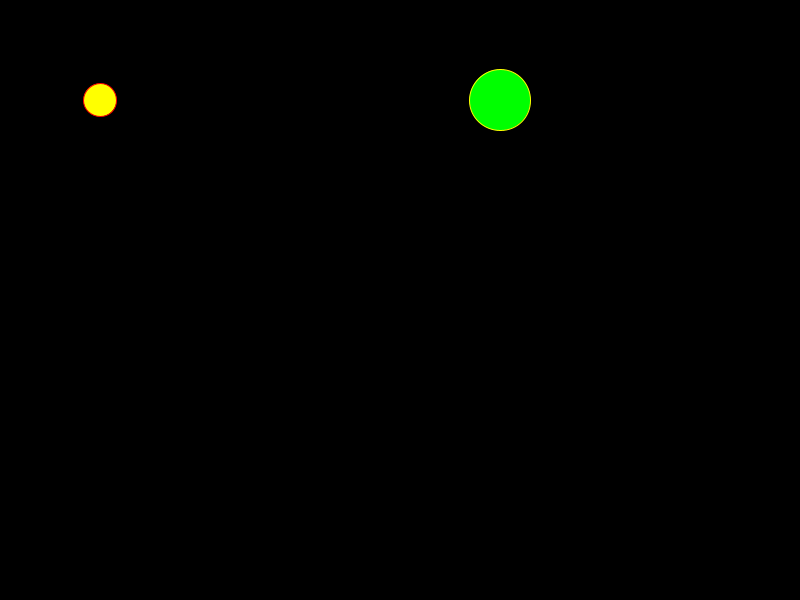
Frame 1 (no input)
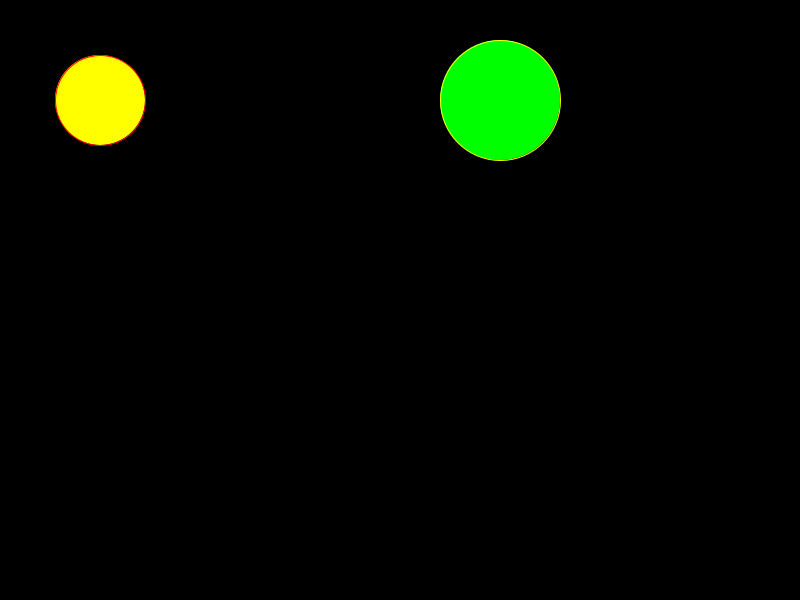
Frame 60 (the mouse pressed at the canvas centre just before this capture)
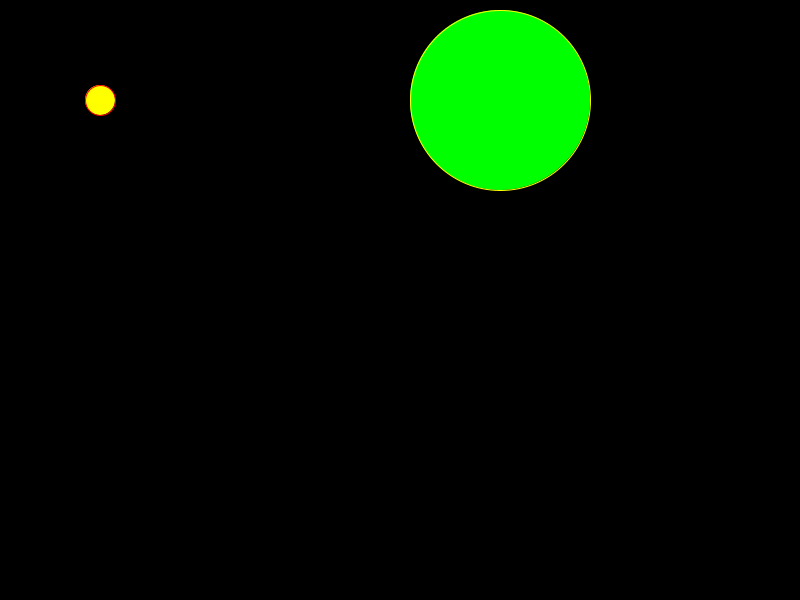
Frame 120 (the mouse held since frame 60 and released just before this capture)

The Processing sketch that drew these frames (run headless with seeded random() and noise(); from frame 60 on, the mouse is pressed at the canvas centre):

// Processing sketch: BallsWithClassWithConstructor
// ── BallsWithClassWithConstructor.pde
// a collection of variables that
// represent a ball.

Ball theBall;
Ball theOtherBall;

void setup() {
  size(800, 600); 

  // initialization of variables of first ball
  theBall = new Ball(100, 
  100, 
  30, 
  color(255, 255, 0), 
  color(255, 0, 0),
  120,3
  );

  // initialize the other ball
  theOtherBall = new Ball(500, 100, 
                          80, color(0, 255, 0), 
                          color(255, 255, 0),
                          200,
                          1);
                          
  theOtherBall.radius = 60;
}

void draw() {
  background(0);

  theBall.update();
  theOtherBall.update();

  theBall.draw();
  theOtherBall.draw();
  
}


// ── Ball.pde
class Ball {
  int xPosition;
  int yPosition;
  int radius;
  color fillColor;
  color strokeColor;
  
  int maxRadius;
  int speed;
  
  public Ball(int _xPosition, int _yPosition,
              int _radius, color _fillColor,
              color _strokeColor, int _maxRadius, int _speed) {
                
    xPosition = _xPosition;
    yPosition = _yPosition;
    
    radius = _radius;
    fillColor = _fillColor;
    strokeColor = _strokeColor;
    
    maxRadius = _maxRadius;
    speed = _speed;
    
  }

  void update() {
    radius = (radius + speed) % maxRadius;
  }

  void draw() {
    ellipseMode(CENTER);
    fill(fillColor);
    stroke(strokeColor);
    ellipse(xPosition, yPosition, radius, radius);
  }
}
